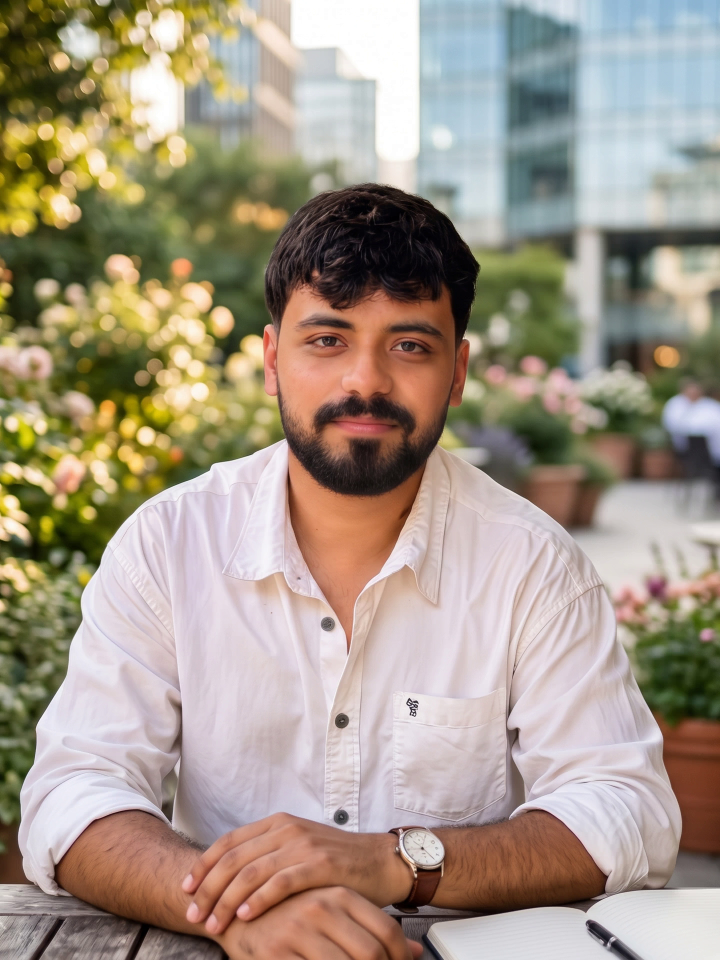
#> input picture scratch/eyes/frame.png, 1440 x 1920 px (shown at 1/2 size)
$ python verify-map.py frame.png
#> lines starting #> are read from the running program, lines starting #| are printed output that depends on the picture
# python scratch/eyes/verify-map.py <screenshot> : warps frame.png onto the viewport with the shader's centred cover
# (u_scale 1), blurs both to tone, and phase-correlates them over the face region. A ~0 shift means the mapping holds.
import sys, cv2, numpy as np
shot = cv2.cvtColor(cv2.imread(sys.argv[1]), cv2.COLOR_BGR2GRAY).astype(np.float32)
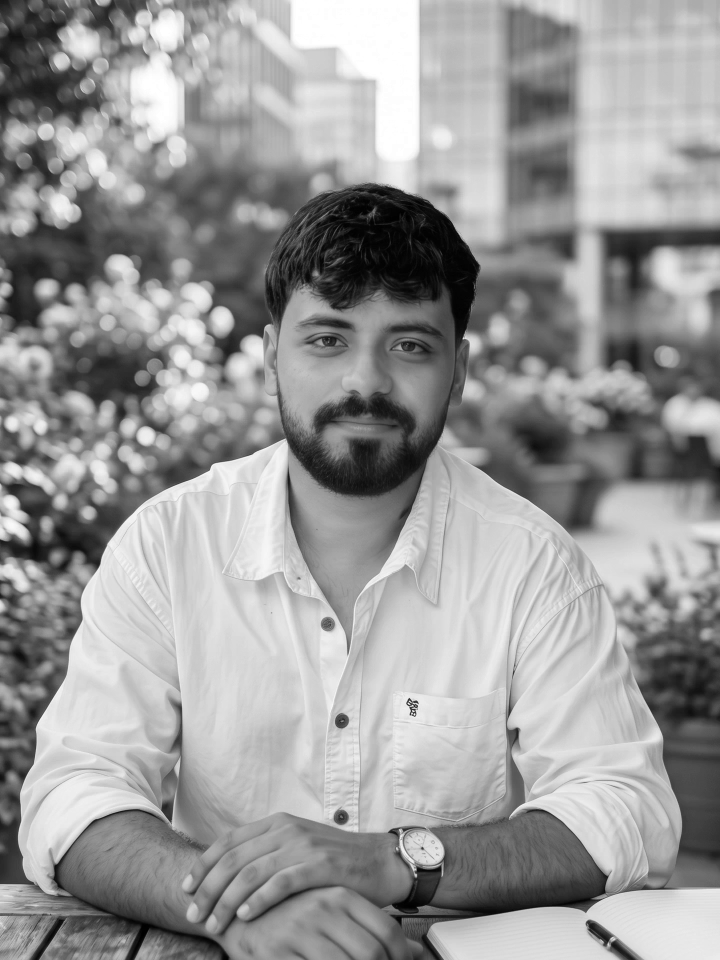
#> shot: shape (1920, 1440) float32 (shown at 1/2 size); min 0, max 255, mean 152.8
src = cv2.cvtColor(cv2.imread('scratch/eyes/frame.png'), cv2.COLOR_BGR2GRAY).astype(np.float32)
H, W = shot.shape
#> H = 1920; W = 1440
c, i = W / H, 1440 / 1920
#> c = 0.75; i = 0.75
if c >= i:
    k = W / 1440
#> k = 1
    ox, oy = 0, -(1920 * k - H) / 2
#> ox = 0; oy = 0
else:
    k = H / 1920
    ox, oy = -(1440 * k - W) / 2, 0
M = np.float32([[k, 0, ox], [0, k, oy]])
#> M = [[1, 0, 0], [0, 1, 0]]
warp = cv2.warpAffine(src, M, (W, H))
sig = W / 160
#> sig = 9
a = cv2.GaussianBlur(shot, (0, 0), sig)
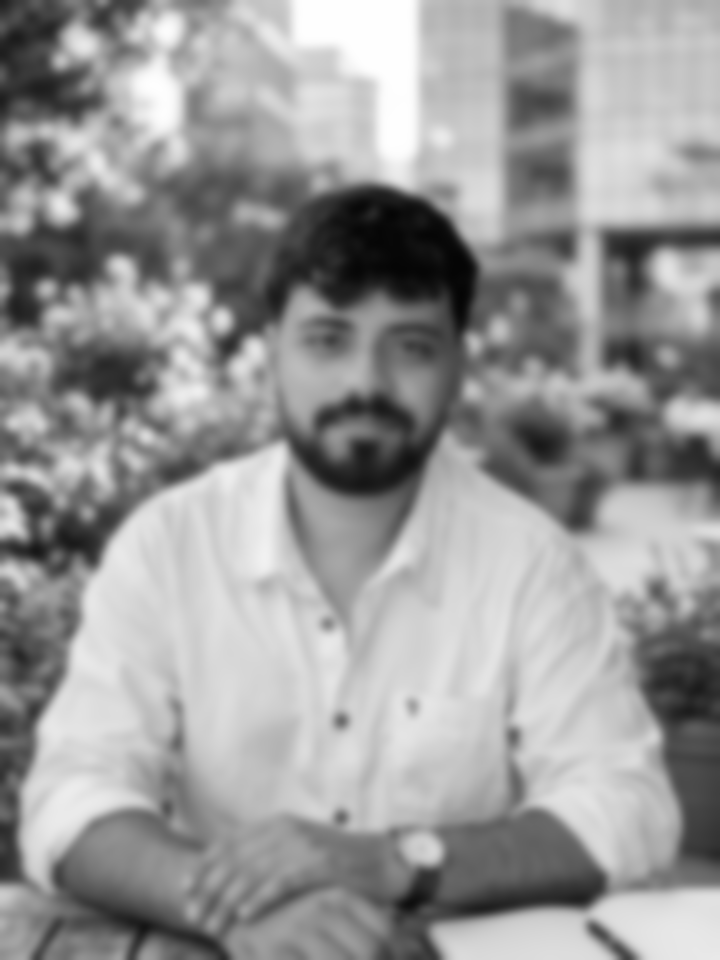
#> a: shape (1920, 1440) float32 (shown at 1/2 size); min 5, max 255, mean 152.8
b = cv2.GaussianBlur(warp, (0, 0), sig)
# the face only: away from the yellow text, header and asterisk
x0, x1 = int(W * 0.33), int(W * 0.67)
#> x0 = 475
y0, y1 = int(H * 0.08), int(H * 0.45)
R = int(W * 0.03)
tpl = b[y0:y1, x0:x1]
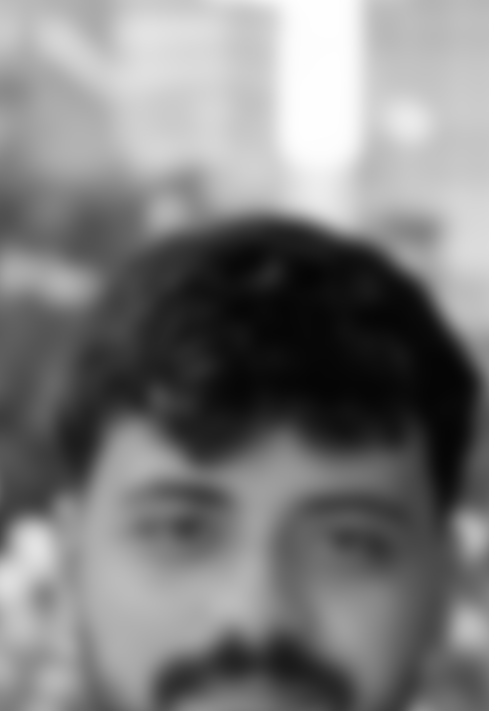
#> tpl: shape (711, 489) float32; min 5, max 254.8, mean 124.5
img = a[max(0, y0 - R):y1 + R, x0 - R:x1 + R]
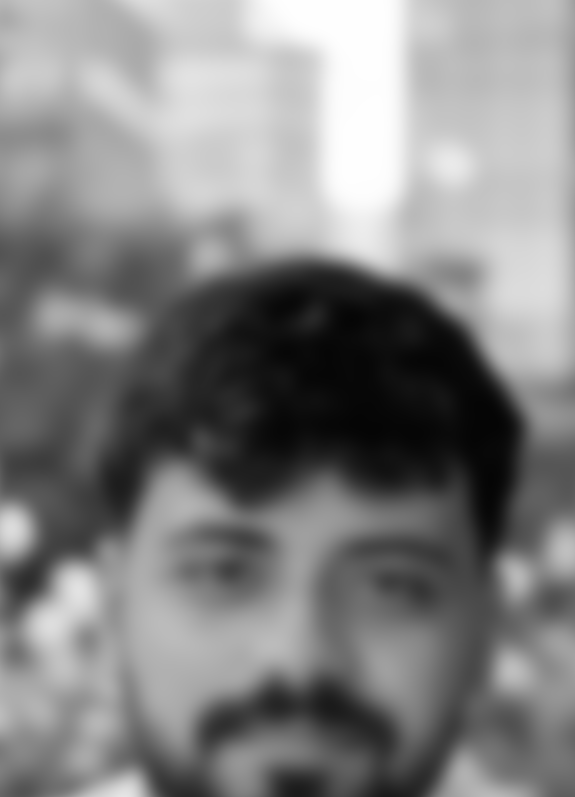
#> img: shape (797, 575) float32; min 5, max 254.9, mean 130.5
res = cv2.matchTemplate(img, tpl, cv2.TM_CCOEFF_NORMED)
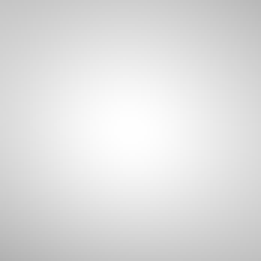
#> res: shape (87, 87) float32 (shown 3 times larger); min 0.698, max 1, mean 0.874
_, best, _, loc = cv2.minMaxLoc(res)
#> best = 1; loc = (43, 43)
dx, dy = loc[0] - R, loc[1] - (y0 - max(0, y0 - R))
#> dx = 0; dy = 0
print('%dx%d render is offset from the mapping by dx=%d dy=%d px (ncc %.3f, search +-%d)' % (W, H, dx, dy, best, R))
#| 1440x1920 render is offset from the mapping by dx=0 dy=0 px (ncc 1.000, search +-43)
for u, v in [(0.4549, 0.3552), (0.5667, 0.3615)]:
    print('  eye -> %.1f, %.1f' % (u * 1440 * k + ox, v * 1920 * k + oy))
